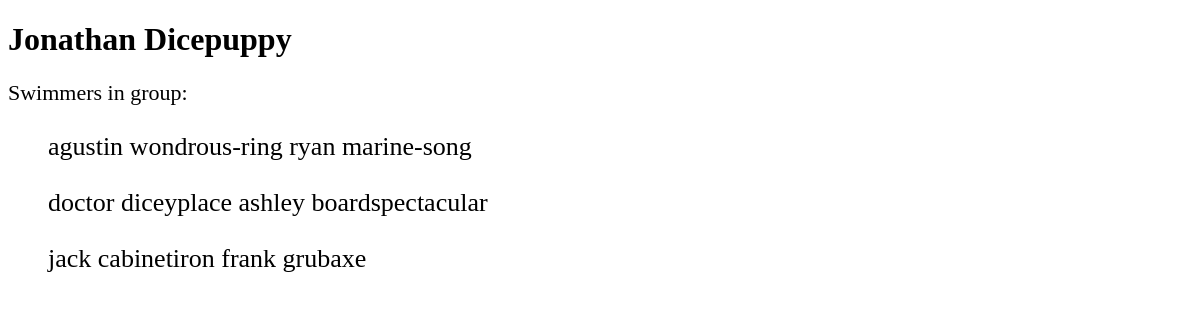
The page /swimming/group/3/ on the database as committed earlier.
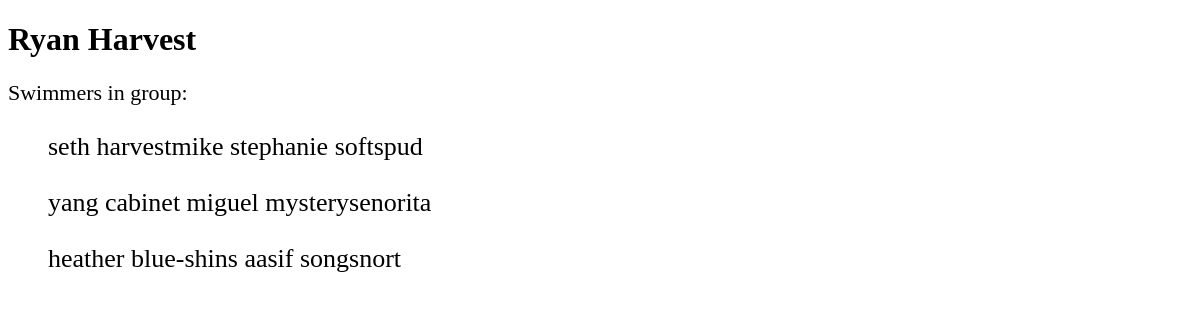
The same page on the database as committed later.
### swimming/models.py (models this page shows)
class Group(models.Model):
    class Level(models.IntegerChoices):
        Pre_swim = 1, _('Pre_swim'),
        begginers = 2, _('begginers'),
        advanced = 3, _('advanced'),
        competative = 4, _('competative')
    class AgeGroup(models.IntegerChoices):
        five_to_seven = 1, _('5-7')
        eight_to_twelve = 2, _('8-12')
        thirteen_to_eighteen = 3, _('13-18')
        above_eighteen = 4, _('18+')
    name = models.CharField(max_length = 200)
    capacity = models.IntegerField(null = True)
    level = models.IntegerField(choices = Level.choices)
    age_group = models.IntegerField(choices = AgeGroup.choices)
    coach = models.ForeignKey(Coach, on_delete = models.PROTECT, related_name = "groups")
    def __str__(self):
        return self.name.title()

class Trainee(models.Model):
    first_name = models.CharField(max_length = 200)
    last_name = models.CharField(max_length = 200)
    gender = models.CharField(max_length = 200)
    birth_date = models.DateField(null = True)
    group = models.ForeignKey(Group, on_delete = models.PROTECT, related_name = "trainees")
    def __str__(self) :
        return f"{self.first_name} {self.last_name}"

### swimming/views.py (the view)
# urls.py: path('group/<int:group_id>/', views.group_detail, name = 'group_detail'),
def group_detail(request, group_id):
    group = get_object_or_404(Group, pk=group_id)
    members = group.trainees.all()
    return render(request, "swimming/group.html", {
        "group": group,
        "members": members
    })

### swimming/templates/swimming/group.html (shortened to what this page needs)
{% load static %}
<!DOCTYPE html>
<html lang="en">
<head>
    <link rel="stylesheet" href="{% static 'css/style.css' %}">
</head>
<body>
<h1>{{ group }}</h1>
<dl>
<dt>Swimmers in group:</dt>
{% for member in members %}
    <dd>{{ member }}</dd>
{% endfor %}
</dl>
</body>
</html>

Rows that differ between the two databases and show on the page:
no longer on this page (row edited): Trainee: first_name+last_name "agustin wondrous-ring ryan marine-song"
no longer on this page (row edited): Trainee: first_name+last_name "doctor diceyplace ashley boardspectacular"
no longer on this page (row edited): Trainee: first_name+last_name "jack cabinetiron frank grubaxe"
changed Group: name "Jonathan Dicepuppy" → "Ryan Harvest"
now on this page (row edited): Trainee: first_name+last_name "seth harvestmike stephanie softspud"
now on this page (row edited): Trainee: first_name+last_name "yang cabinet miguel mysterysenorita"
now on this page (row edited): Trainee: first_name+last_name "heather blue-shins aasif songsnort"
